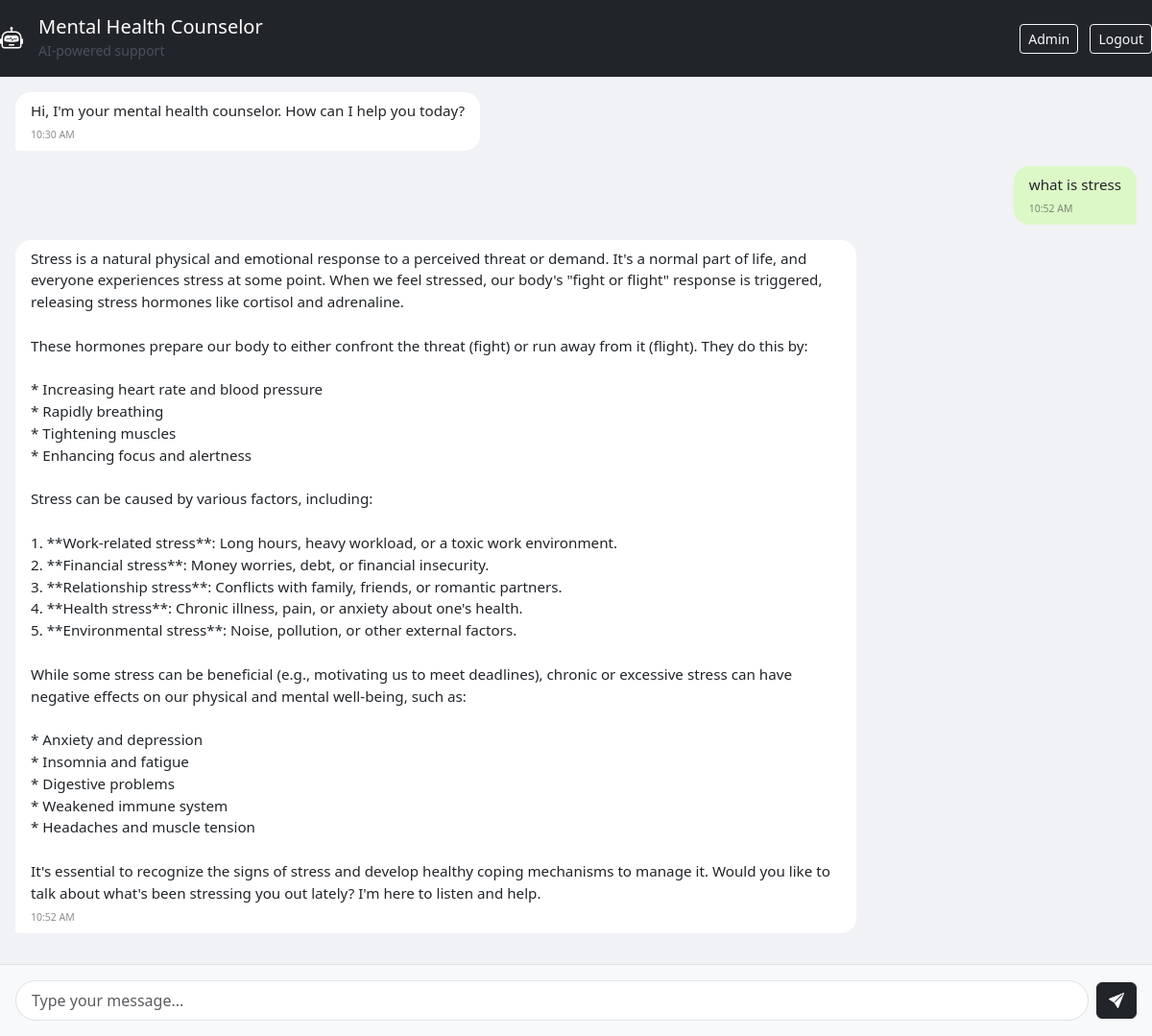
Page /chat/ (signed in) on the committed database.
### chat/models.py (models this page shows, shortened)
class Message(models.Model):
    user = models.ForeignKey(User, on_delete=models.CASCADE)
    content = models.TextField()
    is_bot = models.BooleanField(default=False)
    timestamp = models.DateTimeField(auto_now_add=True)
    class Meta:
        ordering = ['timestamp']

### chat/views.py (the view, shortened to what this page needs)
# urls.py: path('', views.chat_home, name='chat_home'),
@login_required
def chat_home(request):
    chat_messages = Message.objects.filter(user=request.user).order_by('timestamp')
    context = {
        'chat_messages': chat_messages,
        'user': request.user,
        'hide_navbar': True
    }
    return render(request, 'chat/chat_home.html', context)

### templates/chat/chat_home.html (shortened to what this page needs)
{% extends "base.html" %}
{% load static %}
{% block content %}
<div class="container-fluid chat-container">
    <div class="row chat-header bg-dark text-white py-3">
        <div class="col">
            <div class="d-flex align-items-center">
                <div class="me-3">
                    <i class="bi bi-robot fs-4"></i>
                </div>
                <div>
                    <h5 class="mb-0">Mental Health Counselor</h5>
                    <small class="text-light-emphasis">AI-powered support</small>
                </div>
                <div class="ms-auto">
                    {% if user.is_authenticated %}
                        {% if user.is_staff %}
                            <a href="{% url 'admin:index' %}" class="btn btn-outline-light btn-sm me-2">Admin</a>
                        {% endif %}
                        <a href="{% url 'logout' %}" class="btn btn-outline-light btn-sm">Logout</a>
                    {% endif %}
                </div>
            </div>
        </div>
    </div>
    <div class="chat-messages-container" id="chat-messages">
        {% for message in chat_messages %}
            <div class="message {% if not message.is_bot %}user{% else %}counselor{% endif %}">
                <div class="message-content">
                    {{ message.content|linebreaksbr }}
                </div>
                <div class="message-time">
                    <small class="text-muted">{{ message.timestamp|date:"g:i A" }}</small>
                </div>
            </div>
        {% empty %}
            <div class="text-center text-muted mt-4">
                <i class="bi bi-chat-dots"></i>
                <p>Start your conversation with the counselor</p>
            </div>
        {% endfor %}
    </div>
    <div class="chat-input-container bg-light">
        <form id="message-form" class="d-flex align-items-center">
            <input type="text" class="form-control message-input" id="message-input"
                   placeholder="Type your message..." required>
            <button class="btn btn-dark ms-2" type="submit">
                <i class="bi bi-send-fill"></i>
            </button>
        </form>
    </div>
</div>
{% endblock content %}
{% block extra_css %}
<link rel="stylesheet" href="https://cdn.jsdelivr.net/npm/bootstrap-icons@1.10.0/font/bootstrap-icons.css">
{% endblock extra_css %}

### templates/base.html (shortened to what this page needs)
{% load static %}
<!DOCTYPE html>
<html lang="en">
<head>
    <link href="https://cdn.jsdelivr.net/npm/bootstrap@5.3.0/dist/css/bootstrap.min.css" rel="stylesheet">
    {% block extra_css %}{% endblock %}
</head>
<body>
    {% block content %}{% endblock %}
</body>
</html>

### templates/chat/chat_home.html (style rules this page uses)
.chat-container { height: 100vh; padding: 0; display: flex; flex-direction: column; }
.chat-header { flex-shrink: 0; }
.chat-messages-container { flex-grow: 1; overflow-y: auto; padding: 1rem; background-color: #f0f2f5; }
.chat-input-container { flex-shrink: 0; padding: 1rem; border-top: 1px solid #dee2e6; }
.message { max-width: 75%; margin-bottom: 1rem; padding: 0.5rem 1rem; border-radius: 1rem; position: relative; clear: both; }
.message.user { float: right; background-color: #dcf8c6; border-bottom-right-radius: 0.25rem; }
.message.counselor { float: left; background-color: white; border-bottom-left-radius: 0.25rem; }
.message-content { word-wrap: break-word; font-size: 0.95rem; }
.message-time { font-size: 0.75rem; margin-top: 0.25rem; opacity: 0.7; }
.message-input { border-radius: 1.5rem; padding: 0.5rem 1rem; }
.chat-messages-container::after { content: ""; display: table; clear: both; }
.chat-messages-container { -ms-overflow-style: none; scrollbar-width: none; }

### rows in the picture
Message: content "Hi, I'm your mental health counselor. How can I help you today?", timestamp "10:30 AM"
Message: content "what is stress", timestamp "10:52 AM"
Message: content "Stress is a natural physical and emotional response to a perceived threat or demand. It's a normal part of life, and everyone experiences stress at some point. When we feel stressed, our body's \"fight or flight\" response is triggered, releasing stress hormones like cortisol and adrenaline. These hormones prepare our body to either confront the threat (fight) or run away from it (flight). They do this by: * Increasing heart rate and blood pressure * Rapidly breathing * Tightening muscles * Enhancing focus and alertness Stress can be caused by various factors, including: 1. **Work-related stress**: Long hours, heavy workload, or a toxic work environment. 2. **Financial stress**: Money…", timestamp "10:52 AM"
